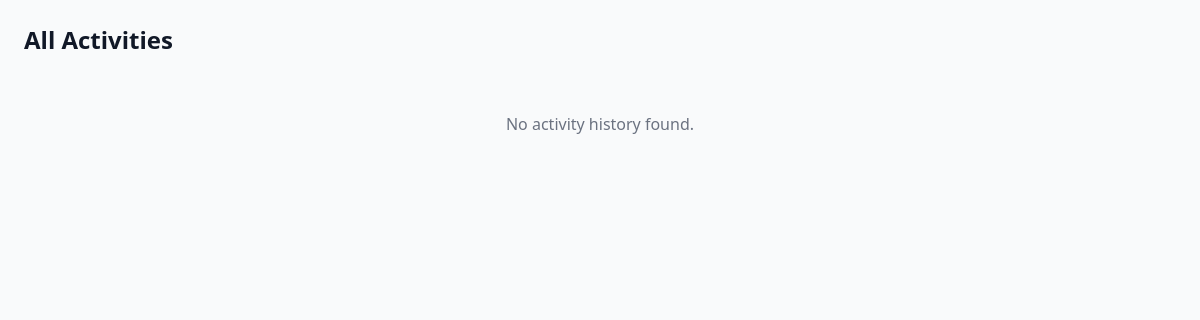
The page /admin/activities.php on the database as committed earlier.
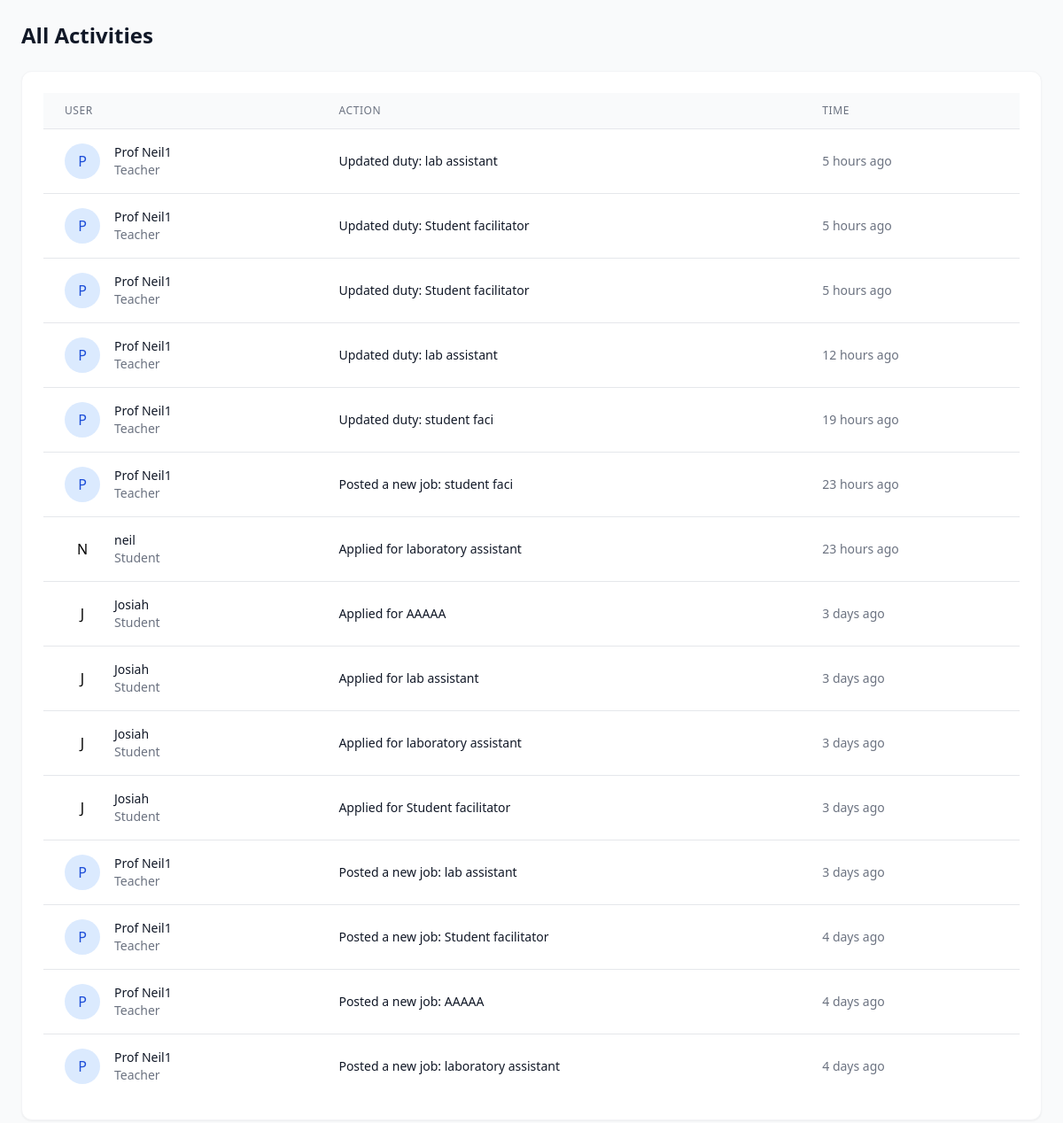
The same page on the database as committed later.
### tables this page shows
CREATE TABLE `activities` (
  `id` int(11) NOT NULL,
  `user_id` int(11) NOT NULL,
  `action_type` varchar(50) NOT NULL,
  `description` text DEFAULT NULL,
  `job_id` int(11) DEFAULT NULL,
  `created_at` timestamp NOT NULL DEFAULT current_timestamp()
);

CREATE TABLE `users` (
  `id` int(11) NOT NULL,
  `name` varchar(255) NOT NULL,
  `email` varchar(255) NOT NULL,
  `password` varchar(255) NOT NULL,
  `role` enum('student','teacher','admin') NOT NULL,
  `student_id` varchar(50) DEFAULT NULL,
  `teacher_id` varchar(50) DEFAULT NULL,
  `created_at` timestamp NOT NULL DEFAULT current_timestamp(),
  `updated_at` timestamp NOT NULL DEFAULT current_timestamp() ON UPDATE current_timestamp(),
  `department_id` int(11) DEFAULT NULL,
  `year_level` varchar(20) DEFAULT NULL,
  `office_location` varchar(255) DEFAULT NULL
);

CREATE TABLE `job_postings` (
  `id` int(11) NOT NULL,
  `title` varchar(255) NOT NULL,
  `description` text NOT NULL,
  `requirements` text DEFAULT NULL,
  `schedule` varchar(255) NOT NULL,
  `location` varchar(255) DEFAULT NULL,
  `posted_by_id` int(11) NOT NULL,
  `posted_date` date NOT NULL,
  `deadline` date NOT NULL,
  `status` enum('open','closed','filled') DEFAULT 'open',
  `max_applicants` int(11) DEFAULT 1,
  `current_applicants` int(11) DEFAULT 0,
  `created_at` timestamp NOT NULL DEFAULT current_timestamp(),
  `updated_at` timestamp NOT NULL DEFAULT current_timestamp() ON UPDATE current_timestamp(),
  `department_id` int(11) DEFAULT NULL
);

### admin/chart.php (called while the page is built, shortened)
<?php
require_once './config/conn.php';
class ChartData {
    private $conn;
    public function __construct($conn) {
        $this->conn = $conn;
    }
public function getRecentActivities($limit = 5, $roles = ['student', 'teacher']) {
    $tableCheck = $this->conn->query("SHOW TABLES LIKE 'activities'");
    $in = implode(',', array_fill(0, count($roles), '?'));
    $query = "SELECT
                u.name as user_name,
                u.role as user_role,
                a.action_type,
                a.description,
                a.created_at,
                j.title as job_title
              FROM activities a
              JOIN users u ON a.user_id = u.id
              LEFT JOIN job_postings j ON a.job_id = j.id
              WHERE u.role IN ($in)
              ORDER BY a.created_at DESC
              LIMIT ?";
    $stmt = $this->conn->prepare($query);
    $types = str_repeat('s', count($roles)) . 'i';
    $params = array_merge($roles, [$limit]);
    $refs = [];
    foreach ($params as $key => $value) {
        $refs[$key] = &$params[$key];
    }
    call_user_func_array([$stmt, 'bind_param'], array_merge([$types], $refs));
    $stmt->execute();
    $result = $stmt->get_result();
    $activities = [];
    while ($row = $result->fetch_assoc()) {
        $activities[] = $row;
    }
    return $activities;
}
}
$chartData = new ChartData($conn);
$recentActivities = $chartData->getRecentActivities(5);
function formatActivityDescription($activity) {
    switch ($activity['action_type']) {
        case 'application_submitted':
            return "Applied for " . ($activity['job_title'] ?: "a job");
        case 'job_posted':
            return "Posted a new job: " . ($activity['job_title'] ?: "");
        default:
            return $activity['description'] ?: "Performed an action";
    }
}
function formatActivityTime($timestamp) {
    $activityTime = is_numeric($timestamp) ? $timestamp : strtotime($timestamp);
    $currentTime = time();
    $diff = $currentTime - $activityTime;
    if ($diff < 60) {
        return 'Just now';
    } elseif ($diff < 3600) {
        $minutes = floor($diff / 60);
        return $minutes . ' minute' . ($minutes != 1 ? 's' : '') . ' ago';
    } elseif ($diff < 86400) {
        $hours = floor($diff / 3600);
        return $hours . ' hour' . ($hours != 1 ? 's' : '') . ' ago';
    } elseif ($diff < 604800) {
        $days = floor($diff / 86400);
        return $days . ' day' . ($days != 1 ? 's' : '') . ' ago';
    } else {
        return date('M j, Y', $activityTime);
    }
}
?>

### admin/activities.php (the view, shortened to what the changed rows need)
<?php
require_once 'admin/chart.php';
$roles = ['student', 'teacher'];
$allActivities = $chartData->getRecentActivities(1000, $roles);
?>
<!DOCTYPE html>
<html lang="en">
<head>
    <script src="https://cdn.tailwindcss.com"></script>
</head>
<body class="bg-gray-50 p-6 font-sans">
<div class="max-w-7xl mx-auto">
    <h1 class="text-2xl font-bold text-gray-900 mb-6">All Activities</h1>
    <?php if (!empty($allActivities)) : ?>
        <div class="overflow-x-auto bg-white p-6 rounded-xl shadow-sm border border-gray-100">
            <table class="min-w-full divide-y divide-gray-200">
                <thead class="bg-gray-50">
                    <tr>
                        <th class="px-6 py-3 text-left text-xs font-medium text-gray-500 uppercase tracking-wider">User</th>
                        <th class="px-6 py-3 text-left text-xs font-medium text-gray-500 uppercase tracking-wider">Action</th>
                        <th class="px-6 py-3 text-left text-xs font-medium text-gray-500 uppercase tracking-wider">Time</th>
                    </tr>
                </thead>
                <tbody id="activities-body" class="bg-white divide-y divide-gray-200">
                    <?php foreach ($allActivities as $activity) :
                        $initial = strtoupper(substr($activity['user_name'], 0, 1));
                        $roleClass = match ($activity['user_role']) {
                            'student' => 'bg-hk-green-100 text-hk-green-700',
                            'teacher' => 'bg-blue-100 text-blue-700',
                            'admin' => 'bg-purple-100 text-purple-700',
                            default => 'bg-gray-100 text-gray-700',
                        };
                    ?>
                    <tr class="hover:bg-gray-50 transition-colors duration-150">
                        <td class="px-6 py-4 whitespace-nowrap">
                            <div class="flex items-center">
                                <div class="flex-shrink-0 h-10 w-10">
                                    <div class="h-10 w-10 rounded-full <?php echo $roleClass; ?> flex items-center justify-center font-medium">
                                        <?php echo $initial; ?>
                                    </div>
                                </div>
                                <div class="ml-4">
                                    <div class="text-sm font-medium text-gray-900"><?php echo htmlspecialchars($activity['user_name']); ?></div>
                                    <div class="text-sm text-gray-500"><?php echo ucfirst($activity['user_role']); ?></div>
                                </div>
                            </div>
                        </td>
                        <td class="px-6 py-4 whitespace-nowrap text-sm text-gray-900">
                            <?php echo formatActivityDescription($activity); ?>
                        </td>
                        <td class="px-6 py-4 whitespace-nowrap text-sm text-gray-500">
                            <?php echo formatActivityTime($activity['created_at']); ?>
                        </td>
                    </tr>
                    <?php endforeach; ?>
                </tbody>
            </table>
        </div>
    <?php else : ?>
        <div class="text-center py-8 text-gray-500">
            No activity history found.
        </div>
    <?php endif; ?>
</div>
</body>
</html>

Rows that differ between the two databases and show on the page:
added activities: user.name "P", user.name "Prof Neil1", user.role "Teacher", description "Updated duty: lab assistant", created_at "5 hours ago"
added activities: user.name "P", user.name "Prof Neil1", user.role "Teacher", description "Updated duty: Student facilitator", created_at "5 hours ago"
added activities: user.name "P", user.name "Prof Neil1", user.role "Teacher", description "Updated duty: Student facilitator", created_at "5 hours ago"
added activities: user.name "P", user.name "Prof Neil1", user.role "Teacher", description "Updated duty: lab assistant", created_at "12 hours ago"
added activities: user.name "P", user.name "Prof Neil1", user.role "Teacher", description "Updated duty: student faci", created_at "19 hours ago"
added activities: user.name "P", user.name "Prof Neil1", user.role "Teacher", job.title "Posted a new job: student faci", created_at "23 hours ago"
added activities: user.name "N", user.name "neil", user.role "Student", job.title "Applied for laboratory assistant", created_at "23 hours ago"
added activities: user.name "J", user.name "Josiah", user.role "Student", job.title "Applied for AAAAA", created_at "3 days ago"
added activities: user.name "J", user.name "Josiah", user.role "Student", job.title "Applied for lab assistant", created_at "3 days ago"
added activities: user.name "J", user.name "Josiah", user.role "Student", job.title "Applied for laboratory assistant", created_at "3 days ago"
added activities: user.name "J", user.name "Josiah", user.role "Student", job.title "Applied for Student facilitator", created_at "3 days ago"
added activities: user.name "P", user.name "Prof Neil1", user.role "Teacher", job.title "Posted a new job: lab assistant", created_at "3 days ago"
added activities: user.name "P", user.name "Prof Neil1", user.role "Teacher", job.title "Posted a new job: Student facilitator", created_at "4 days ago"
added activities: user.name "P", user.name "Prof Neil1", user.role "Teacher", job.title "Posted a new job: AAAAA", created_at "4 days ago"
added activities: user.name "P", user.name "Prof Neil1", user.role "Teacher", job.title "Posted a new job: laboratory assistant", created_at "4 days ago"
Other text that changed with them:
text no longer shown: "No activity history found."
text now shown: "USER ACTION TIME"
